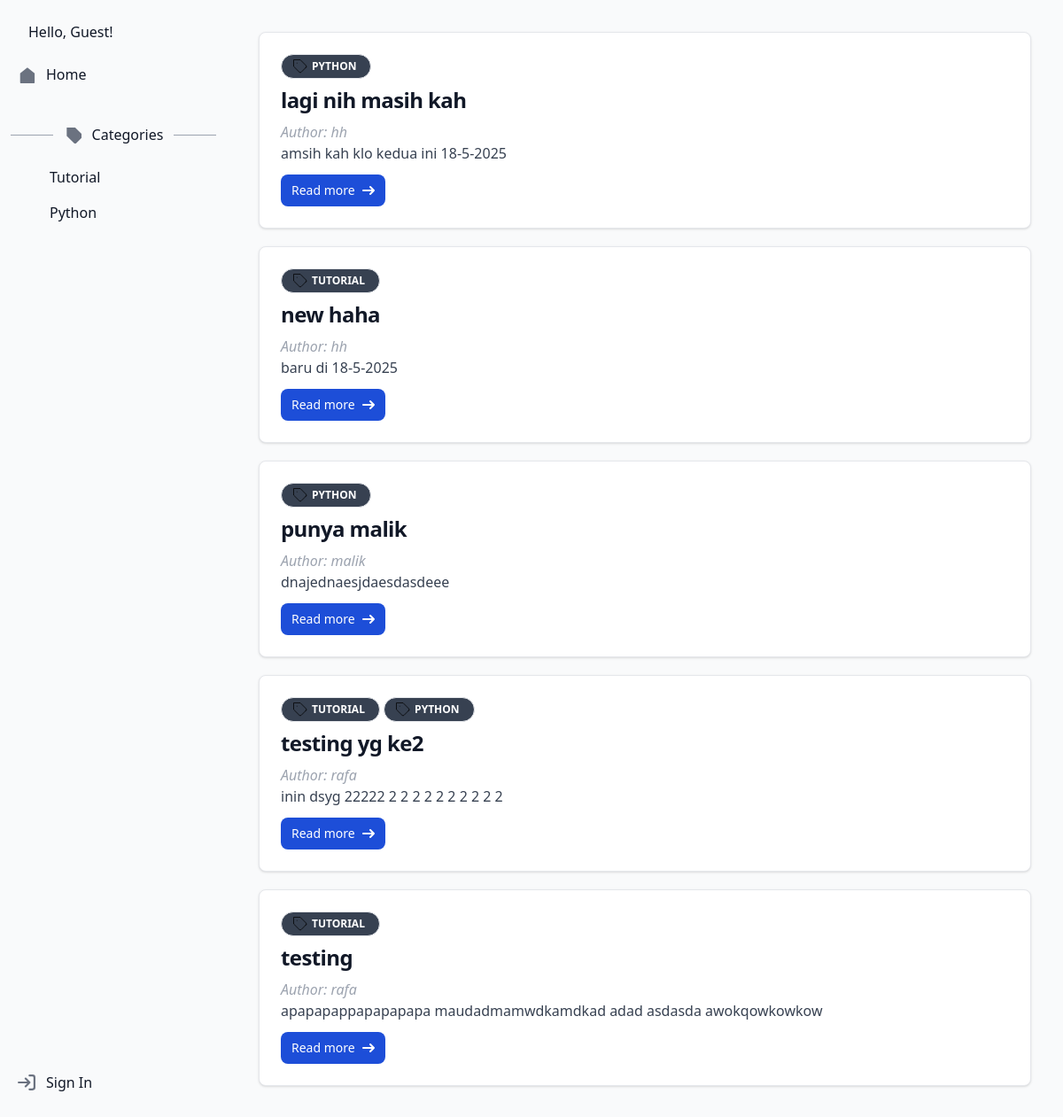
The page / on the database its author committed.
### app/post/models.py (models this page shows)
class Category(db.Model):
    __tablename__ = 'categories'
    id: Mapped[int] = mapped_column(Integer, primary_key=True)
    name: Mapped[str]
    posts: Mapped[List['Post']] = relationship(
        secondary=post_categories_table, back_populates="categories"
    )

class Post(db.Model):
    __tablename__ = 'posts'
    id: Mapped[int] = mapped_column(Integer, primary_key=True)
    title: Mapped[str] = mapped_column(String(255))
    body: Mapped[str]
    user_id: Mapped[int] = mapped_column(ForeignKey('users.id'))
    user: Mapped['User'] = relationship(back_populates="posts")
    categories: Mapped[List['Category']] = relationship(
        secondary=post_categories_table, back_populates="posts")

### app/user/models.py (models this page shows, shortened)
class User(db.Model, UserMixin):
    __tablename__ = 'users'
    id: Mapped[int] = mapped_column(Integer, primary_key=True)
    username: Mapped[str] = mapped_column(String(255), unique=True)
    password: Mapped[str]
    posts: Mapped['Post'] = relationship(back_populates="user")

### app/public/views.py (the view)
@blueprint.route("/")
def home():
    category_filter = request.args.get("category")
    if category_filter:
        posts = Post.query.filter(Post.categories.any(id=category_filter)).order_by(Post.id.desc()).all()
    else:
        posts = Post.query.order_by(Post.id.desc()).all()
    categories = Category.query.all()
    return render_template("public/home.html", posts=posts, categories=categories)

### app/app.py (called while the page is built)
def register_login_manager(app):
    login_manager.init_app(app)
    @login_manager.user_loader
    def load_user(user_id):
        return User.query.get(user_id)
    @app.context_processor
    def inject_user():
        return dict(user=current_user)

### app/templates/public/home.html
{% extends 'layout.html' %}
{% block content %}
    {% include 'public/posts.html' %}
{% endblock %}

### app/templates/sidebar.html (shortened to what this page needs)
<aside id="sidebar-multi-level-sidebar" class="fixed top-0 left-0 z-40 w-64 h-screen transition-transform -translate-x-full sm:translate-x-0" aria-label="Sidebar">
<div class="h-full px-3 py-4 overflow-y-auto bg-gray-50 dark:bg-gray-800">
    <ul class="space-y-2 font-medium">
        <li>
            <a href="#" class="flex items-center p-2 text-gray-900 rounded-lg dark:text-white hover:bg-gray-100 dark:hover:bg-gray-700 group">
                {% if user.is_authenticated %}
                    <span class="ms-3">Hello, {{ user.username }}!</span>
                {% else %}
                    <span class="ms-3">Hello, Guest!</span>
                {% endif %}
            </a>
        </li>
        <li>
        <li>
            <a href="{{ url_for('public.home') }}" class="flex items-center p-2 text-gray-900 rounded-lg dark:text-white hover:bg-gray-100 dark:hover:bg-gray-700 group">
            <span class="ms-3">Home</span>
            </a>
        </li>
<div class="relative flex pt-5 items-center">
    <div class="flex-grow border-t border-gray-400"></div>
    <span class="flex-shrink mx-1 text-gray-400">
        <button type="button" class="flex items-center w-full p-2 text-base text-gray-900 transition duration-75 rounded-lg group hover:bg-gray-100 dark:text-white dark:hover:bg-gray-700" aria-controls="dropdown-example" data-collapse-toggle="dropdown-example">
                <span class="flex-1 ms-3 text-left rtl:text-right whitespace-nowrap">Categories</span>
        </button>
    </span>
    <div class="flex-grow border-t border-gray-400"></div>
</div>
    <ul id="dropdown-example">
        {% for category in categories %}
            <li>
                <a href="{{ url_for('public.home') }}?category={{ category.id }}" class="flex items-center w-full p-2 text-gray-900 transition duration-75 rounded-lg pl-11 group hover:bg-gray-100 dark:text-white dark:hover:bg-gray-700">
                    {{ category.name }}
                </a>
            </li>
        {% endfor %}
        </ul>
        <li class="absolute bottom-5">
            {% if user.is_authenticated %}
                <a href="{{ url_for('user.logout') }}" class="flex items-center p-2 text-gray-900 rounded-lg dark:text-white hover:bg-gray-100 dark:hover:bg-gray-700 group">
                    <svg class="w-6 h-6 text-gray-800 dark:text-white" aria-hidden="true" xmlns="http://www.w3.org/2000/svg" fill="none" viewBox="0 0 16 16">
                        <path stroke="currentColor" stroke-linecap="round" stroke-linejoin="round" stroke-width="2" d="M4 8h11m0 0-4-4m4 4-4 4m-5 3H3a2 2 0 0 1-2-2V3a2 2 0 0 1 2-2h3"/>
                    </svg>
                    <span class="flex-1 ms-3 whitespace-nowrap">Sign Out</span>
                </a>
            {% else %}
                <a href="{{ url_for('user.login') }}" class="flex items-center p-2 text-gray-900 rounded-lg dark:text-white hover:bg-gray-100 dark:hover:bg-gray-700 group">
                    <svg class="flex-shrink-0 w-5 h-5 text-gray-500 transition duration-75 dark:text-gray-400 group-hover:text-gray-900 dark:group-hover:text-white" aria-hidden="true" xmlns="http://www.w3.org/2000/svg" fill="none" viewBox="0 0 18 16">
                    <span class="flex-1 ms-3 whitespace-nowrap">Sign In</span>
                    </svg>
                </a>
            {% endif %}
        </li>
    </ul>
</div>
</aside>

### app/templates/public/posts.html (shortened to what this page needs)
{% for post in posts %}
    <div class="p-6 m-5 bg-white border border-gray-200 rounded-lg shadow dark:bg-gray-800 dark:border-gray-700">
        {% include 'public/categories.html' %}
        <a href="#">
            <h5 class="mb-2 text-2xl font-bold tracking-tight text-gray-900 dark:text-white">{{ post.title }}</h5>
        </a>
        <p class="text-gray-400 italic">Author: {{ post.user.username }}</p>
        <p class="mb-3 font-normal text-gray-700 dark:text-gray-400 truncate">{{ post.body }}</p>
        <div class="flex ">
            <div>
                <a href="{{ url_for('public.detail', id=post.id) }}" class="inline-flex items-center px-3 py-2 text-sm font-medium text-center text-white bg-blue-700 rounded-lg hover:bg-blue-800 focus:ring-4 focus:outline-none focus:ring-blue-300 dark:bg-blue-600 dark:hover:bg-blue-700 dark:focus:ring-blue-800">
                    Read more
                    <svg class="rtl:rotate-180 w-3.5 h-3.5 ms-2" aria-hidden="true" xmlns="http://www.w3.org/2000/svg" fill="none" viewBox="0 0 14 10">
                        <path stroke="currentColor" stroke-linecap="round" stroke-linejoin="round" stroke-width="2" d="M1 5h12m0 0L9 1m4 4L9 9"/>
                    </svg>
                </a>
            </div>
        </div>
    </div>
{% endfor %}

### app/templates/public/categories.html (shortened to what this page needs)
{% for category in post.categories %}
    <div
    class="text-xs inline-flex items-center font-bold leading-sm uppercase px-3 py-1 mb-2 rounded-full bg-gray-700 text-white border"
>
    <p class="pl-1 pr-1">{{ category.name }}</p>
</div>
{% endfor %}

### rows shown on the page
Category: name "Tutorial", name "TUTORIAL"
Category: name "Python", name "PYTHON"
Post: title "lagi nih masih kah", user.username "hh", body "amsih kah klo kedua ini 18-5-2025"
Post: title "new haha", user.username "hh", body "baru di 18-5-2025"
Post: title "punya malik", user.username "malik", body "dnajednaesjdaesdasdeee"
Post: title "testing yg ke2", user.username "rafa", body "inin dsyg 22222 2 2 2 2 2 2 2 2 2 2"
Post: title "testing", user.username "rafa", body "apapapappapapapapa maudadmamwdkamdkad adad asdasda awokqowkowkow"
